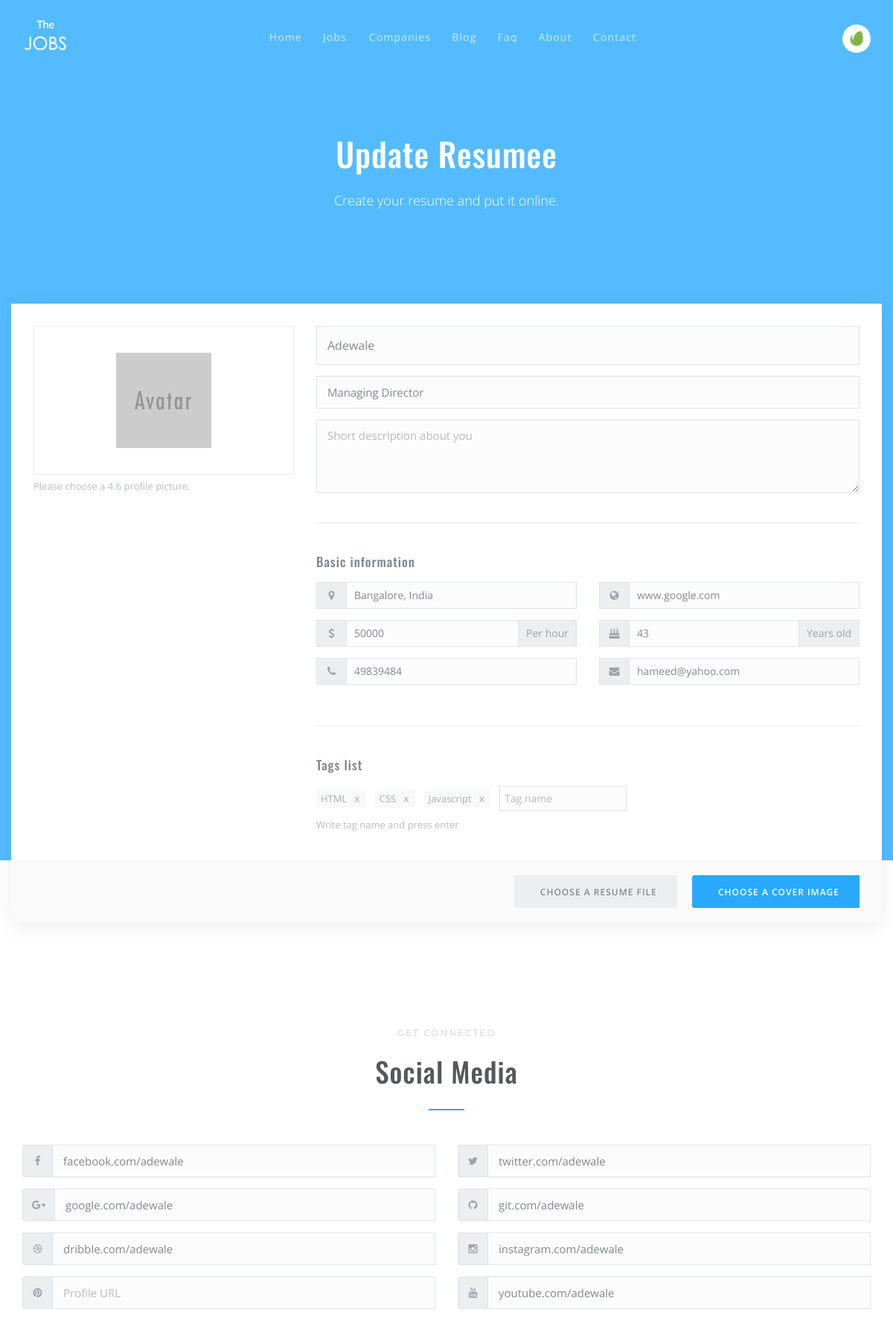
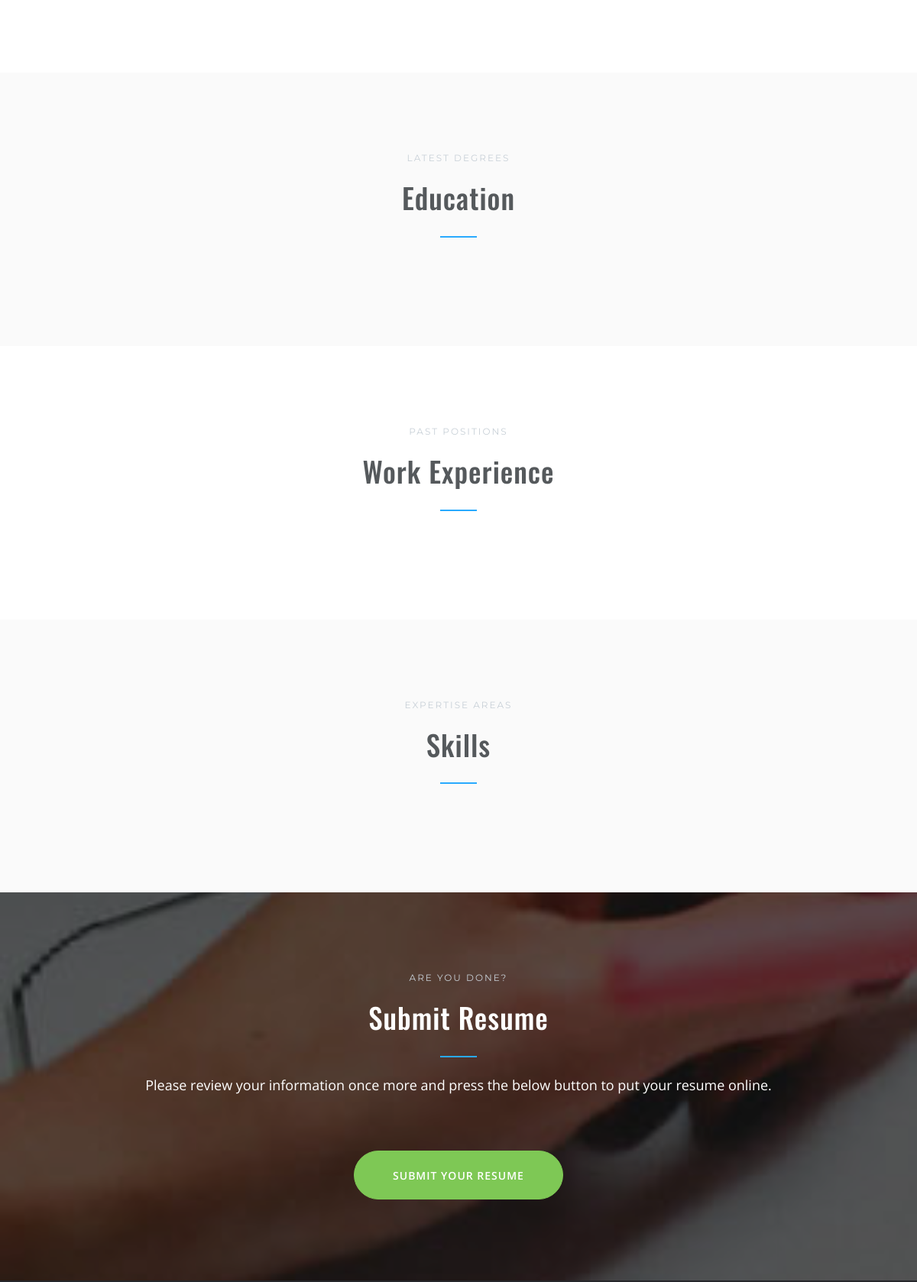
/updateresumee/adewale/ (signed in, upper part), run on the app's committed database (2 pictures, top to bottom).
### JobFinderWeb/models.py (models this page shows, shortened)
class CommonInfo(models.Model):
    IsActive = models.BooleanField(default=True)
    IsDeleted = models.BooleanField(default=False)
    timestamp   = models.DateTimeField(auto_now_add=True)
    updated     = models.DateTimeField(auto_now=True)
    class Meta:
        abstract = True

class Resumee(CommonInfo):
    name = models.CharField(max_length = 120, null=True, blank=True)
    headline = models.CharField(max_length = 120, null=True, blank=True)
    shortdescription = models.CharField(max_length = 120, null=True, blank=True)
    salary = models.CharField(max_length = 120, null=True, blank=True)
    location = models.CharField(max_length = 120, null=True, blank=True)
    headline = models.CharField(max_length = 120, null=True, blank=True)
    age = models.CharField(max_length = 120, null=True, blank=True)
    tags = models.CharField(max_length = 120, null=True, blank=True)
    mobile = models.CharField(max_length = 120, null=True, blank=True)
    email = models.CharField(max_length = 120, null=True, blank=True)
    status = models.CharField(max_length = 120, null=True, blank=True)
    website = models.CharField(max_length = 120, null=True, blank=True)
    slug = models.SlugField(null = True, blank = True)
    facebook = models.CharField(max_length = 120, null=True, blank=True)
    google = models.CharField(max_length = 120, null=True, blank=True)
    pintrest = models.CharField(max_length = 120, null=True, blank=True)
    twitter = models.CharField(max_length = 120, null=True, blank=True)
    git = models.CharField(max_length = 120, null=True, blank=True)
    instagram = models.CharField(max_length = 120, null=True, blank=True)
    youtube = models.CharField(max_length = 120, null=True, blank=True)
    dribbble = models.CharField(max_length = 120, null=True, blank=True)
    owner = models.ForeignKey(Identity, on_delete=models.CASCADE)

### JobFinderWeb/views.py (the view)
# urls.py: path('updateresumee/<slug>/', ResumeeUpdateView.as_view(), name='resumeupdate'),
class ResumeeUpdateView(LoginRequiredMixin, UpdateView):
    template_name = 'JobFinderWeb/updareresumee.html'
    form_class = ResumeeForm
    def get_queryset(self):
        return Resumee.objects.filter(owner = self.request.user)
    def get_context_data(self,*args, **kwargs):
            context = super(ResumeeUpdateView, self).get_context_data(*args, **kwargs)
            context['title'] = "Update Resumee"
            return context

### JobFinderWeb/forms.py
class ResumeeForm(forms.ModelForm):
    class Meta:
        model = Resumee
        exclude = ('owner','status')
        fields = '__all__'

### JobFinderWeb/templates/jobfinderweb/updareresumee.html (shortened to what this page needs)
{% extends 'JobFinderWeb/base.html' %}
{% load static %}
{% block content %}
  <form method="POST">
      <header class="page-header">
        <div class="container page-name">
          <h1 class="text-center">{{ title }}</h1>
          <p class="lead text-center">Create your resume and put it online.</p>
        </div>
        <div class="container">
          <div class="row">
            <div class="col-xs-12 col-sm-4">
              <div class="form-group">
                <span class="help-block">Please choose a 4:6 profile picture.</span>
              </div>
            </div>
            <div class="col-xs-12 col-sm-8">
              <div class="form-group">
                <input type="text" value="{{ form.name.value }}" name="name" class="form-control input-lg" placeholder="Name" >
              </div>
              <div class="form-group">
                <input name="headline" value="{{ form.headline.value }}" type="text" class="form-control" placeholder="Headline (e.g. Front-end developer)">
              </div>
              <div class="form-group">
                <textarea name="shortdescription" class="form-control" rows="3" placeholder="Short description about you">{{ form.shordescription.value }}</textarea>
              </div>
              <hr class="hr-lg">
              <h6>Basic information</h6>
              <div class="row">
                <div class="form-group col-xs-12 col-sm-6">
                  <div class="input-group input-group-sm">
                    <span class="input-group-addon"><i class="fa fa-map-marker"></i></span>
                    <input name="location" value="{{ form.location.value }}" type="text" class="form-control" placeholder="Location, e.g. Melon Park, CA">
                  </div>
                </div>
                <div class="form-group col-xs-12 col-sm-6">
                  <div class="input-group input-group-sm">
                    <span class="input-group-addon"><i class="fa fa-globe"></i></span>
                    <input name="website" value="{{ form.website.value }}" type="text" class="form-control" placeholder="Website address">
                  </div>
                </div>
                <div class="form-group col-xs-12 col-sm-6">
                  <div class="input-group input-group-sm">
                    <span class="input-group-addon"><i class="fa fa-usd"></i></span>
                    <input name="salary" value="{{ form.salary.value }}" type="text" class="form-control" placeholder="Salary, e.g. 85">
                    <span class="input-group-addon">Per hour</span>
                  </div>
                </div>
                <div class="form-group col-xs-12 col-sm-6">
                  <div class="input-group input-group-sm">
                    <span class="input-group-addon"><i class="fa fa-birthday-cake"></i></span>
                    <input name="age" type="text" value="{{ form.age.value }}" class="form-control" placeholder="Age">
                    <span class="input-group-addon">Years old</span>
                  </div>
                </div>
                <div class="form-group col-xs-12 col-sm-6">
                  <div class="input-group input-group-sm">
                    <span class="input-group-addon"><i class="fa fa-phone"></i></span>
                    <input name="mobile" type="text" value="{{ form.mobile.value }}" class="form-control" placeholder="Phone number">
                  </div>
                </div>
                <div class="form-group col-xs-12 col-sm-6">
                  <div class="input-group input-group-sm">
                    <span class="input-group-addon"><i class="fa fa-envelope"></i></span>
                    <input name="email" type="text" value="{{ form.email.value }}" class="form-control" placeholder="Email address">
                  </div>
                </div>
              </div>
              <hr class="hr-lg">
              <h6>Tags list</h6>
              <div class="form-group">
                <span class="help-block">Write tag name and press enter</span>
              </div>
            </div>
          </div>
          <div class="button-group">
            <div class="action-buttons">
              <div class="upload-button">
                <button class="btn btn-block btn-gray">Choose a resume file</button>
              </div>
              <div class="upload-button">
                <button class="btn btn-block btn-primary">Choose a cover image</button>
              </div>
            </div>
          </div>
        </div>
      </header>
      <main>
        <section>
          <div class="container">
            <header class="section-header">
              <span>Get connected</span>
              <h2>Social media</h2>
            </header>
            <div class="row">
              <div class="col-xs-12 col-sm-6">
                <div class="form-group">
                  <div class="input-group">
                    <span class="input-group-addon"><i class="fa fa-facebook"></i></span>
                    <input name="facebook" value="{{ form.facebook.value }}" type="text" class="form-control" placeholder="Profile URL">
                  </div>
                </div>
                <div class="form-group">
                  <div class="input-group">
                    <span class="input-group-addon"><i class="fa fa-google-plus"></i></span>
                    <input name="google" value="{{ form.google.value }}" type="text" class="form-control" placeholder="Profile URL">
                  </div>
                </div>
                <div class="form-group">
                  <div class="input-group">
                    <span class="input-group-addon"><i class="fa fa-dribbble"></i></span>
                    <input name="dribbble" value="{{ form.dribbble.value }}" type="text" class="form-control" placeholder="Profile URL">
                  </div>
                </div>
                <div class="form-group">
                  <div class="input-group">
                    <span class="input-group-addon"><i class="fa fa-pinterest"></i></span>
                    <input name="pinterest" type="text" value="{{ form.pinterest.value }}" class="form-control" placeholder="Profile URL">
                  </div>
                </div>
              </div>
              <div class="col-xs-12 col-sm-6">
                <div class="form-group">
                  <div class="input-group">
                    <span class="input-group-addon"><i class="fa fa-twitter"></i></span>
                    <input name="twitter" value="{{ form.twitter.value }}" type="text" class="form-control" placeholder="Profile URL">
                  </div>
                </div>
                <div class="form-group">
                  <div class="input-group">
                    <span class="input-group-addon"><i class="fa fa-github"></i></span>
                    <input name="git" type="text" value="{{ form.git.value }}" class="form-control" placeholder="Profile URL">
                  </div>
                </div>
                <div class="form-group">
                  <div class="input-group">
                    <span class="input-group-addon"><i class="fa fa-instagram"></i></span>
                    <input name="instagram" value="{{ form.instagram.value }}" type="text" class="form-control" placeholder="Profile URL">
                  </div>
                </div>
                <div class="form-group">
                  <div class="input-group">
                    <span class="input-group-addon"><i class="fa fa-youtube"></i></span>
                    <input name="youtube" value="{{ form.youtube.value }}" type="text" class="form-control" placeholder="Profile URL">
                  </div>
                </div>
              </div>
            </div>
          </div>
        </section>
        <section class=" bg-alt">
          <div class="container">
            <header class="section-header">
              <span>Latest degrees</span>
              <h2>Education</h2>
            </header>
          </div>
        </section>
        <section>
          <div class="container">
            <header class="section-header">
              <span>Past positions</span>
              <h2>Work Experience</h2>
            </header>
          </div>
        </section>
        <section class=" bg-alt">
          <div class="container">
            <header class="section-header">
              <span>Expertise Areas</span>
              <h2>Skills</h2>
            </header>
          </div>
        </section>
        <section class=" bg-img" style="background-image: url({% static "img/bg-facts.jpg"%});">
          <div class="container">
            <header class="section-header">
              <span>Are you done?</span>
              <h2>Submit resume</h2>
              <p>Please review your information once more and press the below button to put your resume online.</p>
            </header>
            <p class="text-center"><button class="btn btn-success btn-xl btn-round">Submit your resume</button></p>
          </div>
        </section>
      </main>
    </form>
{% endblock %}

### JobFinderWeb/static/css/thejobs.css (style rules this page uses)
.btn { height:44px;line-height:44px;font-size:12px;font-weight:600;text-transform:uppercase;letter-spacing:1px;border-radius:3px;padding:0 30px;color:#fff;background-color:#eceeef;transition:.2s linear }
.btn-primary { background-color:#29aafe;border-color:#29aafe !important }
.btn-success { background-color:#7ec855;border-color:#7ec855 !important }
.btn-gray { color:#818a91 }
.btn-xl { height:64px;line-height:64px;padding:0 50px;font-size:14px }
.btn-round.btn { border-radius:22px }
.btn-round.btn-xl { border-radius:32px }
.form-control { background-color:#fcfcfc;color:#818a91;border-radius:0;border-color:#dfe5e7;font-size:15px;padding-left:14px;padding-right:14px;height:44px;line-height:44px;box-shadow:none;transition:border-color .2s linear, background-color .2s linear }
.help-block { color:#b7bdc1;font-size:13px;line-height:18px }
.input-group-addon { color:#9ca3a9;border-color:#dfe5e7;background-color:#eceeef;min-width:40px }
textarea.form-control { line-height:28px }
.input-lg { height:52px;line-height:52px;font-size:16px }
.input-group-sm .form-control,.input-group-sm .input-group-addon,.input-group-sm .input-group-btn>.btn { height:36px;font-size:14px;line-height:36px;border-radius:0px }
.input-group-sm .input-group-addon { padding-top:0;padding-bottom:0;height:34px;line-height:34px }
.upload-button { position:relative;overflow:hidden;display:inline-block }
body { font-family:"Open Sans",sans-serif;font-size:16px;line-height:28px;color:#7e8890 }
p.lead { font-size:18px;line-height:30px }
hr { margin-top:40px;margin-bottom:40px }
h1,h2,h3,h4,h5,h6 { font-family:Oswald,sans-serif;letter-spacing:1px;margin:16px 0;line-height:1.4 }
h1 { font-size:44px }
h2 { font-size:37px }
h6 { font-size:17px }
.page-header { position:relative;z-index:1;background-attachment:fixed;background-size:cover;background-repeat:no-repeat;background-color:rgba(41,170,254,0.8);margin:0;padding:0;margin-bottom:120px;padding-top:100px;border:none }
.page-header .container { position:relative;z-index:1;background-color:#fff;padding:30px 30px 20px;box-shadow:0 5px 25px 0 rgba(0,0,0,0.07);transform:translateY(84px) }
.page-header .container.page-name { background-color:transparent;padding-left:15px;padding-right:15px;box-shadow:none;transform:none;color:#fff;padding-top:60px }
.page-header .button-group { background-color:#fafafa;margin:-20px -30px;margin-top:20px;padding:20px 30px }
.page-header .button-group::after { display:table;content:'';clear:both }
.page-header .button-group .action-buttons { float:right;line-height:12px }
.page-header .button-group .btn,.page-header .button-group .upload-button { margin-left:8px }
section { position:relative;padding:96px 0;z-index:0;background-attachment:fixed;background-size:cover;background-repeat:no-repeat;background-color:#fff }
section.bg-alt { background-color:#fafafa }
section.bg-img { border-bottom:none;color:#fff }
section.bg-img::before { position:absolute;content:"";top:0;left:0;right:0;bottom:0;z-index:-1;background-color:rgba(0,0,0,0.65) }
section.bg-img h2,section.bg-img h3 { color:#fff }
.section-header { text-align:center;margin-bottom:72px }
.section-header span { color:#c8d0d7;font-family:Montserrat,sans-serif;font-size:12px;letter-spacing:2px;text-transform:uppercase }
.section-header h2,.section-header h3 { position:relative;margin-bottom:48px;color:#55595c;text-transform:capitalize }
.section-header h2::after,.section-header h3::after { position:absolute;left:50%;margin-left:-24px;bottom:-26px;width:48px;height:2px;background-color:#29aafe;content:"" }
.section-header span ~ h2,.section-header span ~ h3 { margin-top:12px }
.section-header p { font-size:18px }

### data on the page
Resumee: name "Adewale", headline "Managing Director", location "Bangalore, India", website "www.google.com", salary "50000", age "43", mobile "49839484", email "hameed@yahoo.com", facebook "facebook.com/adewale", google "google.com/adewale", dribbble "dribble.com/adewale", twitter "twitter.com/adewale", git "git.com/adewale", instagram "instagram.com/adewale", youtube "youtube.com/adewale"

### other printed values
{{ title }} "Update Resumee"
